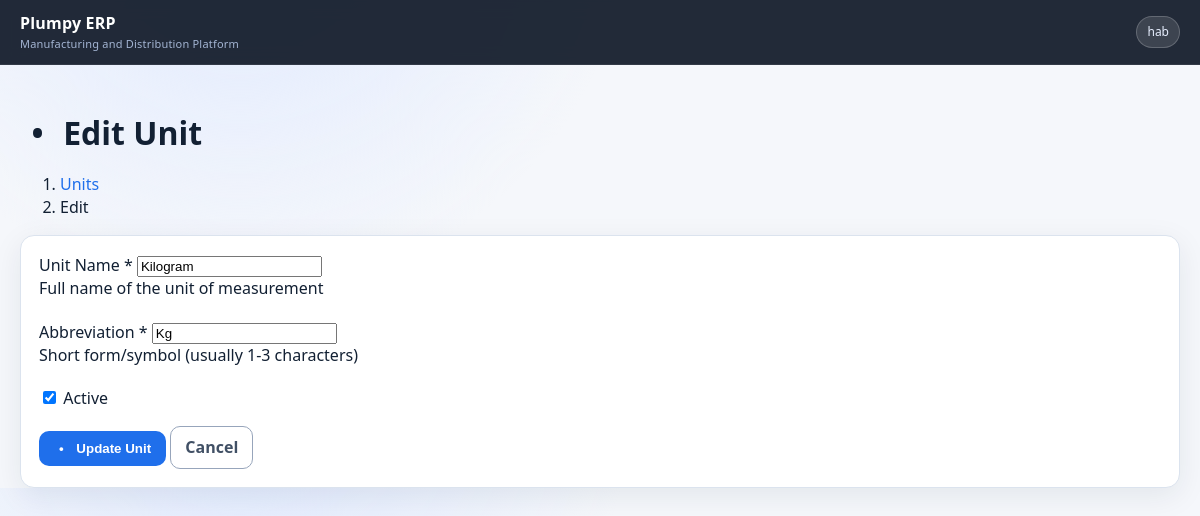
/units/6/edit/ (signed in), run on the app's committed database.
### apps/core/models.py (models this page shows, shortened)
class CompanyModel(models.Model):
    company = models.ForeignKey(
        'company.Company',
        on_delete=models.CASCADE,
        related_name='%(class)s_set',
        help_text="Company this record belongs to",
        null=True,
        blank=True
    )
    class Meta:
        abstract = True

class Unit(CompanyModel):
    name = models.CharField(max_length=50, unique=True)
    abbreviation = models.CharField(max_length=10, unique=True)
    is_active = models.BooleanField(default=True, help_text="Whether this unit is active")
    created_at = models.DateTimeField(auto_now_add=True)
    updated_at = models.DateTimeField(auto_now=True)
    class Meta:
        verbose_name = "Unit"
        verbose_name_plural = "Units"
        ordering = ['name']
        indexes = [
            models.Index(fields=['abbreviation']),
        ]

### apps/core/views.py (the view, shortened to what this page needs)
# urls.py: path('units/<int:unit_id>/edit/', views.unit_edit, name='unit_edit'),
@login_required
@permission_required('core.change_unit', raise_exception=True)
def unit_edit(request, unit_id):
    unit = get_object_or_404(Unit, id=unit_id)
    context = {
        'unit': unit,
        'today': timezone.now().date(),
    }
    return render(request, 'core/unit_form.html', context)

### apps/company/context_processors.py (called while the page is built)
def company_context(request):
    context = {}
    company_id = request.session.get('current_company_id')
    if company_id:
        try:
            company = Company.objects.get(id=company_id, is_active=True)
            context['current_company'] = company
            request.company = company  # Set on request for backward compatibility
        except Company.DoesNotExist:
            context['current_company'] = None
            if 'current_company_id' in request.session:
                del request.session['current_company_id']
            if 'current_company_name' in request.session:
                del request.session['current_company_name']
    else:
        context['current_company'] = None
    context['available_companies'] = Company.objects.filter(is_active=True)
    return context

### apps/core/templates/core/unit_form.html (shortened to what this page needs)
{% extends 'base.html' %}
{% load humanize %}
{% block content %}
<div class="d-flex justify-content-between align-items-center mb-4">
    <div>
        <h1 class="h3 mb-1">
            <i class="bi bi-rulers me-2"></i>{% if unit %}Edit{% else %}Create{% endif %} Unit
        </h1>
        <nav aria-label="breadcrumb">
            <ol class="breadcrumb mb-0">
                <li class="breadcrumb-item"><a href="{% url 'core:unit_list' %}">Units</a></li>
                <li class="breadcrumb-item active">{% if unit %}Edit{% else %}Create{% endif %}</li>
            </ol>
        </nav>
    </div>
</div>
<div class="card shadow-sm">
    <div class="card-body">
        <form method="post" class="needs-validation" novalidate>
            <div class="row g-3">
                <div class="col-md-6">
                    <label for="name" class="form-label">Unit Name *</label>
                    <input type="text" class="form-control" id="name" name="name" value="{{ unit.name|default:'' }}" placeholder="e.g., Kilogram, Piece, Meter" required>
                    <div class="form-text">Full name of the unit of measurement</div>
                </div>
                <div class="col-md-6">
                    <label for="abbreviation" class="form-label">Abbreviation *</label>
                    <input type="text" class="form-control" id="abbreviation" name="abbreviation" value="{{ unit.abbreviation|default:'' }}" placeholder="e.g., kg, pcs, m" required>
                    <div class="form-text">Short form/symbol (usually 1-3 characters)</div>
                </div>
                {% if unit %}
                <div class="col-md-6">
                    <div class="form-check mt-2">
                        <input class="form-check-input" type="checkbox" id="is_active" name="is_active" {% if unit.is_active %}checked{% endif %}>
                        <label class="form-check-label" for="is_active">
                            Active
                        </label>
                    </div>
                </div>
                {% endif %}
            </div>
            <div class="mt-4">
                <button type="submit" class="btn btn-primary">
                    <i class="bi bi-save me-1"></i> {% if unit %}Update{% else %}Create{% endif %} Unit
                </button>
                <a href="{% url 'core:unit_list' %}" class="btn btn-outline-secondary ms-2">
                    Cancel
                </a>
            </div>
        </form>
    </div>
</div>
{% endblock %}

### apps/production/templates/base.html (shortened to what this page needs)
<!DOCTYPE html>
<html>
<head>
    {% load static %}
</head>
<body>
    <nav class="navbar">
        <div class="container navbar-inner">
            <a class="navbar-brand" href="/">
                Plumpy ERP
                <small>Manufacturing and Distribution Platform</small>
            </a>
            <div class="chip">
                {% if request.user.is_authenticated %}
                {{ request.user.get_full_name|default:request.user.username }}
                {% else %}
                Guest
                {% endif %}
            </div>
        </div>
    </nav>
    <main class="container">
        {% block content %}{% endblock %}
    </main>
</body>
</html>

### apps/production/templates/base.html (style rules this page uses)
:root { --bg: #f5f7fb; --surface: #ffffff; --surface-2: #f1f4fa; --text: #122033; --muted: #607086; --primary: #1f6feb; --success: #0f9d77; --warning: #e5a100; --danger: #d64545; --info: #1c8ed6; --border: #dbe3ee; --shadow: 0 8px 30px rgba(18, 32, 51, 0.08); --radius: 14px; }
* { box-sizing: border-box; }
html, body { margin: 0; padding: 0; }
body { font-family: "Segoe UI", "Trebuchet MS", "Gill Sans", sans-serif; background: radial-gradient(circle at 20% -20%, #dfe9ff 0%, transparent 35%), var(--bg); color: var(--text); line-height: 1.45; }
a { color: var(--primary); text-decoration: none; }
.container { max-width: 1240px; margin: 0 auto; padding: 0 20px; }
.navbar { position: sticky; top: 0; z-index: 50; background: rgba(16, 24, 40, 0.92); backdrop-filter: blur(8px); border-bottom: 1px solid rgba(255,255,255,0.08); margin-bottom: 24px; }
.navbar-inner { display: flex; align-items: center; justify-content: space-between; min-height: 64px; color: #dbe7ff; }
.navbar-brand { color: #fff; font-weight: 700; letter-spacing: 0.2px; }
.navbar-brand small { display: block; font-size: 11px; color: #a4b5d4; font-weight: 500; }
.chip { background: rgba(255,255,255,0.12); border: 1px solid rgba(255,255,255,0.2); color: #e7efff; padding: 6px 10px; border-radius: 999px; font-size: 12px; }
.row { display: flex; flex-wrap: wrap; margin: -10px; }
.row > [class*="col-"] { padding: 10px; width: 100%; }
.col-md-6 { width: 50%; }
.card { background: var(--surface); border: 1px solid var(--border); border-radius: var(--radius); box-shadow: var(--shadow); }
.shadow-sm { box-shadow: var(--shadow); }
.card-body { padding: 18px; }
.btn { display: inline-block; border: 1px solid transparent; border-radius: 10px; padding: 9px 14px; font-weight: 600; cursor: pointer; }
.btn-primary { background: var(--primary); color: #fff; }
.btn-outline-secondary { border-color: #97a5bb; color: #415065; background: transparent; }
.d-flex { display: flex; }
.align-items-center { align-items: center; }
.justify-content-between { justify-content: space-between; }
.mb-0 { margin-bottom: 0; }
.mb-1 { margin-bottom: 4px; }
.mb-4 { margin-bottom: 16px; }
.mt-4 { margin-top: 16px; }
i.bi { font-style: normal; display: inline-flex; width: 1.1em; justify-content: center; }
i.bi::before { content: "•"; }
.me-1 { margin-right: 4px; }
.me-2 { margin-right: 8px; }
.g-3 > * { padding: 8px; }

### data on the page
Unit: name "Kilogram", abbreviation "Kg", is_active "☑"

### other printed values
{{ request.user.get_full_name|default:request.user.username }} "hab"
